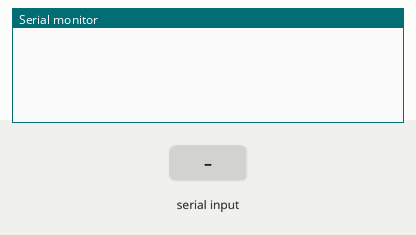
This sketch was run on a simulated ESP32. On the bench: the last lines printed to the serial monitor. The test bench sets the inputs (shaded band).

Above: at 1.2 s.
1.3 s: "A" received over Serial
At 2.7 s:
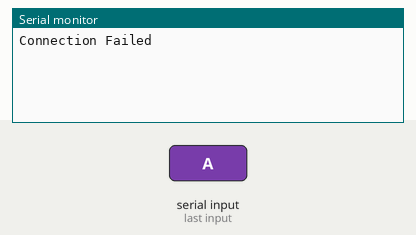
3.0 s: "B" received over Serial
At 3.3 s:
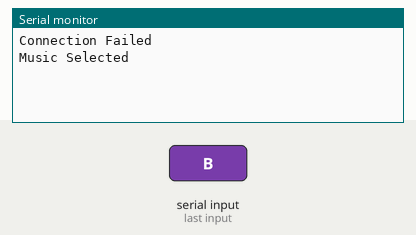
4.5 s: "C" received over Serial
At 6.8 s:
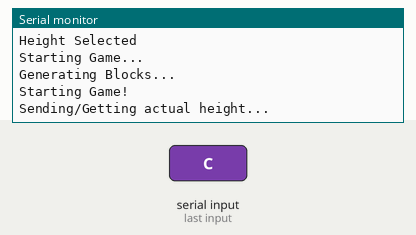

The sketch:

Hello_World.ino
```cpp
#include <SPI.h> //Master

//ESP8266
#define GB_MISO 12
#define GB_MOSI 13
#define GB_SCLK 14

SPISettings settingsA(8193.923, MSBFIRST, SPI_MODE3); //Measured using a Logical Analyser
SPISettings settingsB(8117.676, MSBFIRST, SPI_MODE3); //Based on online projects
SPISettings settingsC(4058.838, MSBFIRST, SPI_MODE3); //Based on online projects (w/ Clock Divider)

uint8_t result;

void setup() {
  Serial.begin(115200);

  //Master
  SPI.begin();
}

void loop() {

  while (Serial.available() > 0)
  {
    switch (Serial.read())
    {
      case 'A':
        SPI.beginTransaction(settingsA);
        delay(250); // You need this delay before send a command
        result = SPI.transfer(0x29);
        if (result == 0x55){
          Serial.println("Connection OK!");
        }else{
          Serial.println("Connection Failed");
        }
        break;

      case 'B':
          //Escolhe Musica
          Serial.println("Music Selected");
          result = SPI.transfer(0x1C);
          delay(16);
          result = SPI.transfer(0x50);
          break;

      case 'C':
          //Escolhe altura
          Serial.println("Height Selected");
          result = SPI.transfer(0x00);
          delay(16);
          result = SPI.transfer(0x60);

          delay(131);

          Serial.println("Starting Game...");
          result = SPI.transfer(0x29);delay(1.4);
          result = SPI.transfer(0x86);delay(1.4);
          result = SPI.transfer(0x85);delay(1.4);
          result = SPI.transfer(0x2F);delay(1.4);
          result = SPI.transfer(0x2F);delay(1.4);
          result = SPI.transfer(0x2F);delay(1.4);
          result = SPI.transfer(0x87);delay(1.4);
          result = SPI.transfer(0x2F);delay(1.4);
          result = SPI.transfer(0x2F);delay(1.4);
          result = SPI.transfer(0x2F);delay(1.4);
          result = SPI.transfer(0x82);delay(1.4);
          result = SPI.transfer(0x2F);delay(1.4);
          result = SPI.transfer(0x82);delay(1.4);
          result = SPI.transfer(0x84);delay(1.4);
          result = SPI.transfer(0x87);delay(1.4);
          result = SPI.transfer(0x2F);delay(1.4);
          result = SPI.transfer(0x2F);delay(1.4);
          result = SPI.transfer(0x87);delay(1.4);
          result = SPI.transfer(0x2F);delay(1.4);
          result = SPI.transfer(0x86);delay(1.4);
          result = SPI.transfer(0x2F);delay(1.4);
          result = SPI.transfer(0x81);delay(1.4);
          result = SPI.transfer(0x2F);delay(1.4);
          result = SPI.transfer(0x2F);delay(1.4);
          result = SPI.transfer(0x2F);delay(1.4);
          result = SPI.transfer(0x80);delay(1.4);
          result = SPI.transfer(0x81);delay(1.4);
          result = SPI.transfer(0x2F);delay(1.4);
          result = SPI.transfer(0x81);delay(1.4);
          result = SPI.transfer(0x2F);delay(1.4);
          result = SPI.transfer(0x81);delay(1.4);
          result = SPI.transfer(0x87);delay(1.4);
          result = SPI.transfer(0x2F);delay(1.4);
          result = SPI.transfer(0x2F);delay(1.4);
          result = SPI.transfer(0x2F);delay(1.4);
          result = SPI.transfer(0x86);delay(1.4);
          result = SPI.transfer(0x82);delay(1.4);
          result = SPI.transfer(0x86);delay(1.4);
          result = SPI.transfer(0x83);delay(1.4);
          result = SPI.transfer(0x2F);delay(1.4);
          result = SPI.transfer(0x2F);delay(1.4);
          result = SPI.transfer(0x80);delay(1.4);
          result = SPI.transfer(0x81);delay(1.4);
          result = SPI.transfer(0x2F);delay(1.4);
          result = SPI.transfer(0x81);delay(1.4);
          result = SPI.transfer(0x2F);delay(1.4);
          result = SPI.transfer(0x82);delay(1.4);
          result = SPI.transfer(0x87);delay(1.4);
          result = SPI.transfer(0x87);delay(1.4);
          result = SPI.transfer(0x2F);delay(1.4);
          result = SPI.transfer(0x2F);delay(1.4);
          result = SPI.transfer(0x87);delay(1.4);
          result = SPI.transfer(0x82);delay(1.4);
          result = SPI.transfer(0x86);delay(1.4);
          result = SPI.transfer(0x83);delay(1.4);
          result = SPI.transfer(0x2F);delay(1.4);
          result = SPI.transfer(0x2F);delay(1.4);
          result = SPI.transfer(0x80);delay(1.4);
          result = SPI.transfer(0x81);delay(1.4);
          result = SPI.transfer(0x2F);delay(1.4);
          result = SPI.transfer(0x81);delay(1.4);
          result = SPI.transfer(0x2F);delay(1.4);
          result = SPI.transfer(0x82);delay(1.4);
          result = SPI.transfer(0x87);delay(1.4);
          result = SPI.transfer(0x2F);delay(1.4);
          result = SPI.transfer(0x2F);delay(1.4);
          result = SPI.transfer(0x2F);delay(1.4);
          result = SPI.transfer(0x2F);delay(1.4);
          result = SPI.transfer(0x2F);delay(1.4);
          result = SPI.transfer(0x84);delay(1.4);
          result = SPI.transfer(0x81);delay(1.4);
          result = SPI.transfer(0x2F);delay(1.4);
          result = SPI.transfer(0x85);delay(1.4);
          result = SPI.transfer(0x2F);delay(1.4);
          result = SPI.transfer(0x85);delay(1.4);
          result = SPI.transfer(0x2F);delay(1.4);
          result = SPI.transfer(0x2F);delay(1.4);
          result = SPI.transfer(0x2F);delay(1.4);
          result = SPI.transfer(0x2F);delay(1.4);
          result = SPI.transfer(0x2F);delay(1.4);
          result = SPI.transfer(0x83);delay(1.4);
          result = SPI.transfer(0x2F);delay(1.4);
          result = SPI.transfer(0x85);delay(1.4);
          result = SPI.transfer(0x2F);delay(1.4);
          result = SPI.transfer(0x2F);delay(1.4);
          result = SPI.transfer(0x2F);delay(1.4);
          result = SPI.transfer(0x85);delay(1.4);
          result = SPI.transfer(0x2F);delay(1.4);
          result = SPI.transfer(0x2F);delay(1.4);
          result = SPI.transfer(0x2F);delay(1.4);
          result = SPI.transfer(0x2F);delay(1.4);
          result = SPI.transfer(0x85);delay(1.4);
          result = SPI.transfer(0x2F);delay(1.4);
          result = SPI.transfer(0x86);delay(1.4);
          result = SPI.transfer(0x85);delay(1.4);
          result = SPI.transfer(0x2F);delay(1.4);
          result = SPI.transfer(0x85);delay(1.4);
          result = SPI.transfer(0x2F);delay(1.4);
          result = SPI.transfer(0x2F);delay(1.4);
          result = SPI.transfer(0x80);delay(1.4);
          result = SPI.transfer(0x84);

          delay(4.6);

          Serial.println("Generating Blocks...");
          result = SPI.transfer(0x29);delay(1.4);
          result = SPI.transfer(0x00);delay(1.4);
          result = SPI.transfer(0x08);delay(1.4);
          result = SPI.transfer(0x18);delay(1.4);
          result = SPI.transfer(0x14);delay(1.4);
          result = SPI.transfer(0x18);delay(1.4);
          result = SPI.transfer(0x14);delay(1.4);
          result = SPI.transfer(0x00);delay(1.4);
          result = SPI.transfer(0x18);delay(1.4);
          result = SPI.transfer(0x04);delay(1.4);
          result = SPI.transfer(0x04);delay(1.4);
          result = SPI.transfer(0x0C);delay(1.4);
          result = SPI.transfer(0x00);delay(1.4);
          result = SPI.transfer(0x18);delay(1.4);
          result = SPI.transfer(0x04);delay(1.4);
          result = SPI.transfer(0x18);delay(1.4);
          result = SPI.transfer(0x08);delay(1.4);
          result = SPI.transfer(0x0C);delay(1.4);
          result = SPI.transfer(0x0C);delay(1.4);
          result = SPI.transfer(0x18);delay(1.4);
          result = SPI.transfer(0x00);delay(1.4);
          result = SPI.transfer(0x0C);delay(1.4);
          result = SPI.transfer(0x04);delay(1.4);
          result = SPI.transfer(0x18);delay(1.4);
          result = SPI.transfer(0x00);delay(1.4);
          result = SPI.transfer(0x0C);delay(1.4);
          result = SPI.transfer(0x00);delay(1.4);
          result = SPI.transfer(0x10);delay(1.4);
          result = SPI.transfer(0x08);delay(1.4);
          result = SPI.transfer(0x08);delay(1.4);
          result = SPI.transfer(0x10);delay(1.4);
          result = SPI.transfer(0x04);delay(1.4);
          result = SPI.transfer(0x00);delay(1.4);
          result = SPI.transfer(0x08);delay(1.4);
          result = SPI.transfer(0x04);delay(1.4);
          result = SPI.transfer(0x10);delay(1.4);
          result = SPI.transfer(0x14);delay(1.4);
          result = SPI.transfer(0x18);delay(1.4);
          result = SPI.transfer(0x00);delay(1.4);
          result = SPI.transfer(0x14);delay(1.4);
          result = SPI.transfer(0x10);delay(1.4);
          result = SPI.transfer(0x08);delay(1.4);
          result = SPI.transfer(0x10);delay(1.4);
          result = SPI.transfer(0x10);delay(1.4);
          result = SPI.transfer(0x0C);delay(1.4);
          result = SPI.transfer(0x08);delay(1.4);
          result = SPI.transfer(0x08);delay(1.4);
          result = SPI.transfer(0x14);delay(1.4);
          result = SPI.transfer(0x10);delay(1.4);
          result = SPI.transfer(0x18);delay(1.4);
          result = SPI.transfer(0x10);delay(1.4);
          result = SPI.transfer(0x10);delay(1.4);
          result = SPI.transfer(0x0C);delay(1.4);
          result = SPI.transfer(0x04);delay(1.4);
          result = SPI.transfer(0x18);delay(1.4);
          result = SPI.transfer(0x18);delay(1.4);
          result = SPI.transfer(0x0C);delay(1.4);
          result = SPI.transfer(0x04);delay(1.4);
          result = SPI.transfer(0x18);delay(1.4);
          result = SPI.transfer(0x00);delay(1.4);
          result = SPI.transfer(0x0C);delay(1.4);
          result = SPI.transfer(0x00);delay(1.4);
          result = SPI.transfer(0x14);delay(1.4);
          result = SPI.transfer(0x08);delay(1.4);
          result = SPI.transfer(0x18);delay(1.4);
          result = SPI.transfer(0x14);delay(1.4);
          result = SPI.transfer(0x14);delay(1.4);
          result = SPI.transfer(0x18);delay(1.4);
          result = SPI.transfer(0x08);delay(1.4);
          result = SPI.transfer(0x08);delay(1.4);
          result = SPI.transfer(0x18);delay(1.4);
          result = SPI.transfer(0x00);delay(1.4);
          result = SPI.transfer(0x04);delay(1.4);
          result = SPI.transfer(0x0C);delay(1.4);
          result = SPI.transfer(0x0C);delay(1.4);
          result = SPI.transfer(0x18);delay(1.4);
          result = SPI.transfer(0x0C);delay(1.4);
          result = SPI.transfer(0x0C);delay(1.4);
          result = SPI.transfer(0x00);delay(1.4);
          result = SPI.transfer(0x14);delay(1.4);
          result = SPI.transfer(0x0C);delay(1.4);
          result = SPI.transfer(0x18);delay(1.4);
          result = SPI.transfer(0x0C);delay(1.4);
          result = SPI.transfer(0x04);delay(1.4);
          result = SPI.transfer(0x18);delay(1.4);
          result = SPI.transfer(0x04);delay(1.4);
          result = SPI.transfer(0x10);delay(1.4);
          result = SPI.transfer(0x0C);delay(1.4);
          result = SPI.transfer(0x10);delay(1.4);
          result = SPI.transfer(0x10);delay(1.4);
          result = SPI.transfer(0x08);delay(1.4);
          result = SPI.transfer(0x0C);delay(1.4);
          result = SPI.transfer(0x14);delay(1.4);
          result = SPI.transfer(0x18);delay(1.4);
          result = SPI.transfer(0x08);delay(1.4);
          result = SPI.transfer(0x0C);delay(1.4);
          result = SPI.transfer(0x18);delay(1.4);
          result = SPI.transfer(0x18);delay(1.4);
          result = SPI.transfer(0x14);delay(1.4);
          result = SPI.transfer(0x14);delay(1.4);
          result = SPI.transfer(0x08);delay(1.4);
          result = SPI.transfer(0x04);delay(1.4);
          result = SPI.transfer(0x08);delay(1.4);
          result = SPI.transfer(0x10);delay(1.4);
          result = SPI.transfer(0x04);delay(1.4);
          result = SPI.transfer(0x00);delay(1.4);
          result = SPI.transfer(0x0C);delay(1.4);
          result = SPI.transfer(0x08);delay(1.4);
          result = SPI.transfer(0x14);delay(1.4);
          result = SPI.transfer(0x08);delay(1.4);
          result = SPI.transfer(0x14);delay(1.4);
          result = SPI.transfer(0x10);delay(1.4);
          result = SPI.transfer(0x18);delay(1.4);
          result = SPI.transfer(0x10);delay(1.4);
          result = SPI.transfer(0x04);delay(1.4);
          result = SPI.transfer(0x08);delay(1.4);
          result = SPI.transfer(0x08);delay(1.4);
          result = SPI.transfer(0x14);delay(1.4);
          result = SPI.transfer(0x08);delay(1.4);
          result = SPI.transfer(0x04);delay(1.4);
          result = SPI.transfer(0x10);delay(1.4);
          result = SPI.transfer(0x0C);delay(1.4);
          result = SPI.transfer(0x00);delay(1.4);
          result = SPI.transfer(0x10);delay(1.4);
          result = SPI.transfer(0x04);delay(1.4);
          result = SPI.transfer(0x10);delay(1.4);
          result = SPI.transfer(0x08);delay(1.4);
          result = SPI.transfer(0x10);delay(1.4);
          result = SPI.transfer(0x04);delay(1.4);
          result = SPI.transfer(0x0C);delay(1.4);
          result = SPI.transfer(0x08);delay(1.4);
          result = SPI.transfer(0x14);delay(1.4);
          result = SPI.transfer(0x14);delay(1.4);
          result = SPI.transfer(0x18);delay(1.4);
          result = SPI.transfer(0x08);delay(1.4);
          result = SPI.transfer(0x10);delay(1.4);
          result = SPI.transfer(0x10);delay(1.4);
          result = SPI.transfer(0x08);delay(1.4);
          result = SPI.transfer(0x18);delay(1.4);
          result = SPI.transfer(0x14);delay(1.4);
          result = SPI.transfer(0x04);delay(1.4);
          result = SPI.transfer(0x18);delay(1.4);
          result = SPI.transfer(0x10);delay(1.4);
          result = SPI.transfer(0x18);delay(1.4);
          result = SPI.transfer(0x0C);delay(1.4);
          result = SPI.transfer(0x0C);delay(1.4);
          result = SPI.transfer(0x18);delay(1.4);
          result = SPI.transfer(0x18);delay(1.4);
          result = SPI.transfer(0x0C);delay(1.4);
          result = SPI.transfer(0x14);delay(1.4);
          result = SPI.transfer(0x00);delay(1.4);
          result = SPI.transfer(0x08);delay(1.4);
          result = SPI.transfer(0x10);delay(1.4);
          result = SPI.transfer(0x18);delay(1.4);
          result = SPI.transfer(0x04);delay(1.4);
          result = SPI.transfer(0x10);delay(1.4);
          result = SPI.transfer(0x00);delay(1.4);
          result = SPI.transfer(0x08);delay(1.4);
          result = SPI.transfer(0x04);delay(1.4);
          result = SPI.transfer(0x04);delay(1.4);
          result = SPI.transfer(0x0C);delay(1.4);
          result = SPI.transfer(0x00);delay(1.4);
          result = SPI.transfer(0x18);delay(1.4);
          result = SPI.transfer(0x04);delay(1.4);
          result = SPI.transfer(0x00);delay(1.4);
          result = SPI.transfer(0x08);delay(1.4);
          result = SPI.transfer(0x0C);delay(1.4);
          result = SPI.transfer(0x0C);delay(1.4);
          result = SPI.transfer(0x10);delay(1.4);
          result = SPI.transfer(0x14);delay(1.4);
          result = SPI.transfer(0x04);delay(1.4);
          result = SPI.transfer(0x18);delay(1.4);
          result = SPI.transfer(0x18);delay(1.4);
          result = SPI.transfer(0x0C);delay(1.4);
          result = SPI.transfer(0x0C);delay(1.4);
          result = SPI.transfer(0x10);delay(1.4);
          result = SPI.transfer(0x04);delay(1.4);
          result = SPI.transfer(0x10);delay(1.4);
          result = SPI.transfer(0x00);delay(1.4);
          result = SPI.transfer(0x04);delay(1.4);
          result = SPI.transfer(0x00);delay(1.4);
          result = SPI.transfer(0x10);delay(1.4);
          result = SPI.transfer(0x0C);delay(1.4);
          result = SPI.transfer(0x10);delay(1.4);
          result = SPI.transfer(0x08);delay(1.4);
          result = SPI.transfer(0x0C);delay(1.4);
          result = SPI.transfer(0x0C);delay(1.4);
          result = SPI.transfer(0x08);delay(1.4);
          result = SPI.transfer(0x0C);delay(1.4);
          result = SPI.transfer(0x00);delay(1.4);
          result = SPI.transfer(0x18);delay(1.4);
          result = SPI.transfer(0x04);delay(1.4);
          result = SPI.transfer(0x00);delay(1.4);
          result = SPI.transfer(0x0C);delay(1.4);
          result = SPI.transfer(0x10);delay(1.4);
          result = SPI.transfer(0x10);delay(1.4);
          result = SPI.transfer(0x14);delay(1.4);
          result = SPI.transfer(0x10);delay(1.4);
          result = SPI.transfer(0x10);delay(1.4);
          result = SPI.transfer(0x18);delay(1.4);
          result = SPI.transfer(0x0C);delay(1.4);
          result = SPI.transfer(0x14);delay(1.4);
          result = SPI.transfer(0x00);delay(1.4);
          result = SPI.transfer(0x10);delay(1.4);
          result = SPI.transfer(0x14);delay(1.4);
          result = SPI.transfer(0x0C);delay(1.4);
          result = SPI.transfer(0x14);delay(1.4);
          result = SPI.transfer(0x14);delay(1.4);
          result = SPI.transfer(0x0C);delay(1.4);
          result = SPI.transfer(0x00);delay(1.4);
          result = SPI.transfer(0x14);delay(1.4);
          result = SPI.transfer(0x14);delay(1.4);
          result = SPI.transfer(0x18);delay(1.4);
          result = SPI.transfer(0x08);delay(1.4);
          result = SPI.transfer(0x04);delay(1.4);
          result = SPI.transfer(0x10);delay(1.4);
          result = SPI.transfer(0x0C);delay(1.4);
          result = SPI.transfer(0x18);delay(1.4);
          result = SPI.transfer(0x04);delay(1.4);
          result = SPI.transfer(0x08);delay(1.4);
          result = SPI.transfer(0x10);delay(1.4);
          result = SPI.transfer(0x14);delay(1.4);
          result = SPI.transfer(0x00);delay(1.4);
          result = SPI.transfer(0x00);delay(1.4);
          result = SPI.transfer(0x08);delay(1.4);
          result = SPI.transfer(0x04);delay(1.4);
          result = SPI.transfer(0x00);delay(1.4);
          result = SPI.transfer(0x14);delay(1.4);
          result = SPI.transfer(0x04);delay(1.4);
          result = SPI.transfer(0x18);delay(1.4);
          result = SPI.transfer(0x10);delay(1.4);
          result = SPI.transfer(0x18);delay(1.4);
          result = SPI.transfer(0x0C);delay(1.4);
          result = SPI.transfer(0x0C);delay(1.4);
          result = SPI.transfer(0x18);delay(1.4);
          result = SPI.transfer(0x14);delay(1.4);
          result = SPI.transfer(0x14);delay(1.4);
          result = SPI.transfer(0x08);delay(1.4);
          result = SPI.transfer(0x18);delay(1.4);
          result = SPI.transfer(0x04);delay(1.4);
          result = SPI.transfer(0x10);delay(1.4);
          result = SPI.transfer(0x04);delay(1.4);
          result = SPI.transfer(0x14);delay(1.4);
          result = SPI.transfer(0x0C);delay(1.4);
          result = SPI.transfer(0x08);delay(1.4);
          result = SPI.transfer(0x14);delay(1.4);
          result = SPI.transfer(0x08);delay(1.4);
          result = SPI.transfer(0x08);delay(1.4);
          result = SPI.transfer(0x10);delay(1.4);
          result = SPI.transfer(0x0C);delay(1.4);
          result = SPI.transfer(0x08);delay(1.4);
          result = SPI.transfer(0x18);delay(1.4);
          result = SPI.transfer(0x0C);delay(1.4);
          result = SPI.transfer(0x10);delay(1.4);
          result = SPI.transfer(0x18);delay(1.4);
          result = SPI.transfer(0x04);delay(1.4);
          result = SPI.transfer(0x10);

          delay(3);

          Serial.println("Starting Game!");
          result = SPI.transfer(0x30);
          delay(53);
          result = SPI.transfer(0x00);

          delay(250);

          Serial.println("Sending/Getting actual height...");
          result = SPI.transfer(0x02);delay(32);
          result = SPI.transfer(0x02);delay(32);
          result = SPI.transfer(0x20);delay(32);
          result = SPI.transfer(0x00);delay(32);
          result = SPI.transfer(0x00);delay(32);
          result = SPI.transfer(0x00);delay(32);
          result = SPI.transfer(0x00);delay(32);
          result = SPI.transfer(0x00);delay(32);
          result = SPI.transfer(0x00);delay(32);
          result = SPI.transfer(0x00);delay(32);
          result = SPI.transfer(0x00);delay(32);
          result = SPI.transfer(0x00);delay(32);


          SPI.endTransaction();
          break;

      case '0':
        ESP.restart();
        break;
    }
  };
}
```

Measured:
- after the input at 1.3 s, the serial monitor: prints a new line after 0.25 s (image 1)
- after the input at 3.0 s, the serial monitor: prints a new line at once (image 2)
- after the input at 4.5 s, the serial monitor: prints a new line at once (image 3)
